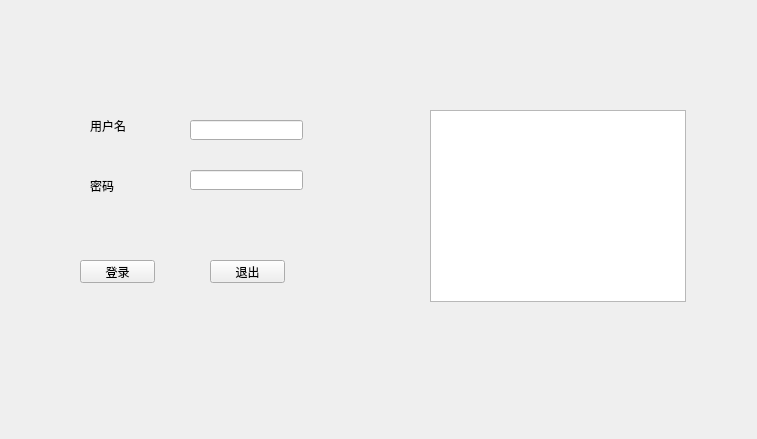
<?xml version="1.0" encoding="UTF-8"?>
<ui version="4.0">
 <class>Form</class>
 <widget class="QWidget" name="Form">
  <property name="geometry">
   <rect>
    <x>0</x>
    <y>0</y>
    <width>757</width>
    <height>439</height>
   </rect>
  </property>
  <property name="windowTitle">
   <string>Form</string>
  </property>
  <widget class="QLabel" name="user_label">
   <property name="geometry">
    <rect>
     <x>90</x>
     <y>120</y>
     <width>54</width>
     <height>12</height>
    </rect>
   </property>
   <property name="text">
    <string>用户名</string>
   </property>
  </widget>
  <widget class="QTextBrowser" name="user_textBrowser">
   <property name="geometry">
    <rect>
     <x>430</x>
     <y>110</y>
     <width>256</width>
     <height>192</height>
    </rect>
   </property>
  </widget>
  <widget class="QLabel" name="pwd_label">
   <property name="geometry">
    <rect>
     <x>90</x>
     <y>180</y>
     <width>54</width>
     <height>12</height>
    </rect>
   </property>
   <property name="text">
    <string>密码</string>
   </property>
  </widget>
  <widget class="QLineEdit" name="user_lineEdit">
   <property name="geometry">
    <rect>
     <x>190</x>
     <y>120</y>
     <width>113</width>
     <height>20</height>
    </rect>
   </property>
  </widget>
  <widget class="QLineEdit" name="pwd_lineEdit">
   <property name="geometry">
    <rect>
     <x>190</x>
     <y>170</y>
     <width>113</width>
     <height>20</height>
    </rect>
   </property>
  </widget>
  <widget class="QPushButton" name="cancel_Button">
   <property name="geometry">
    <rect>
     <x>210</x>
     <y>260</y>
     <width>75</width>
     <height>23</height>
    </rect>
   </property>
   <property name="text">
    <string>退出</string>
   </property>
  </widget>
  <widget class="QPushButton" name="login_Button">
   <property name="geometry">
    <rect>
     <x>80</x>
     <y>260</y>
     <width>75</width>
     <height>23</height>
    </rect>
   </property>
   <property name="text">
    <string>登录</string>
   </property>
  </widget>
 </widget>
 <resources/>
 <connections/>
</ui>
